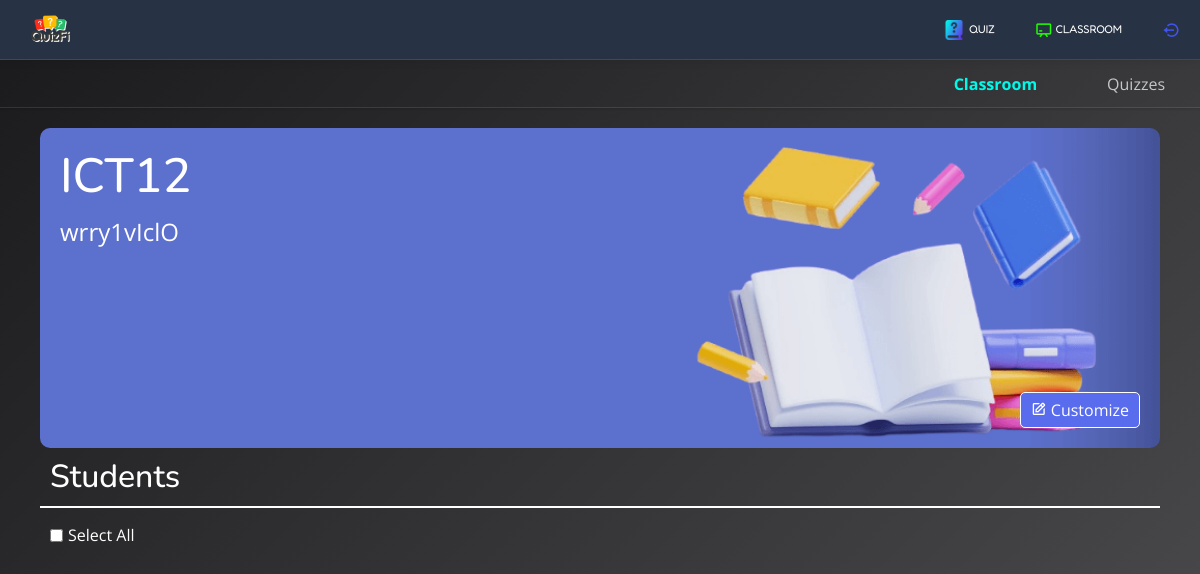
The page /educator/view_classroom.php?roomId=6 (signed in) on the database as committed earlier.
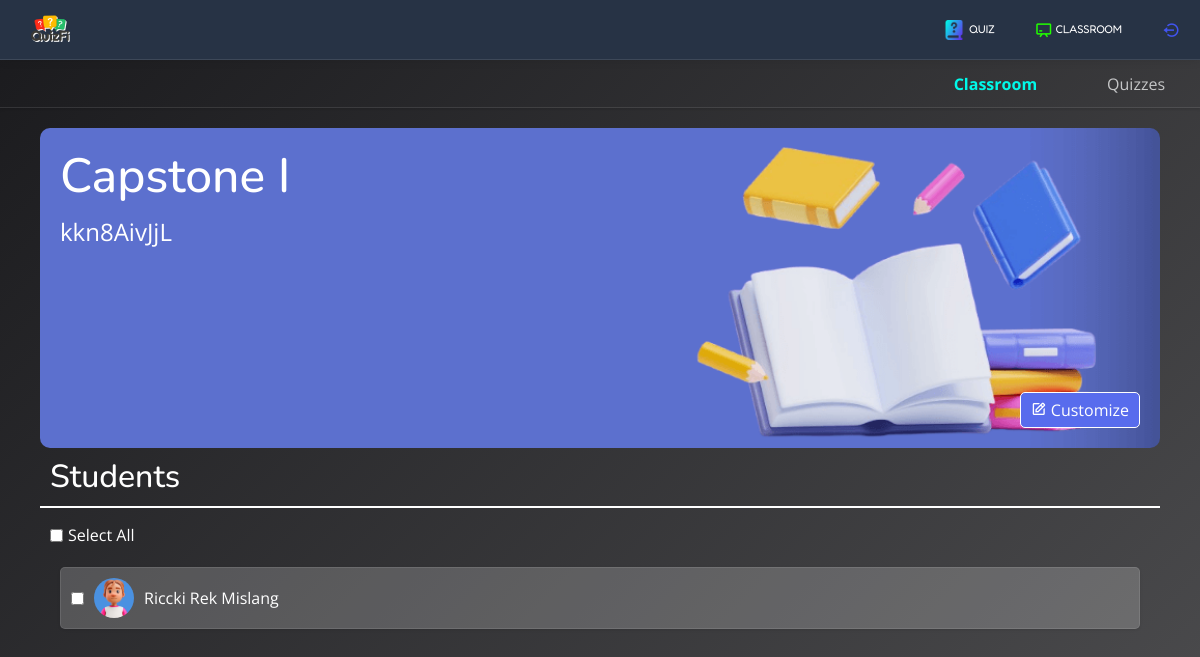
The same page on the database as committed later.
### tables this page shows
CREATE TABLE IF NOT EXISTS `classroom` (
  `classroom_id` int NOT NULL AUTO_INCREMENT,
  `user_id` int NOT NULL,
  `classroom_code` varchar(255) DEFAULT NULL,
  `classroom_name` varchar(255) NOT NULL,
  `classroom_desc` text NOT NULL,
  `profile_path` text,
  PRIMARY KEY (`classroom_id`),
  KEY `user_id` (`user_id`)
);

CREATE TABLE IF NOT EXISTS `student_classroom` (
  `student_classroom_id` int NOT NULL AUTO_INCREMENT,
  `classroom_id` int NOT NULL,
  `student_id` int NOT NULL,
  PRIMARY KEY (`student_classroom_id`),
  KEY `student_id` (`student_id`),
  KEY `classroom_id` (`classroom_id`)
);

CREATE TABLE IF NOT EXISTS `students` (
  `student_id` int NOT NULL AUTO_INCREMENT,
  `user_id` int NOT NULL,
  `lastname` varchar(255) NOT NULL,
  `firstname` varchar(255) NOT NULL,
  `year` varchar(255) NOT NULL,
  `department` varchar(255) NOT NULL,
  `score` int NOT NULL DEFAULT '0',
  `duration` int NOT NULL DEFAULT '0',
  `status` enum('active','inactive') NOT NULL DEFAULT 'inactive',
  `start_time` timestamp NOT NULL,
  `ranking_id` int DEFAULT NULL,
  `ip_address` varchar(255) DEFAULT NULL,
  `profile_path` text,
  PRIMARY KEY (`student_id`),
  UNIQUE KEY `ranking_id` (`ranking_id`),
  KEY `user_id` (`user_id`)
);

### educator/view_classroom.php (the view, shortened to what this page needs)
<?php
include_once 'includes/header.php';
include_once 'includes/session.php';
?>
<link rel="stylesheet" href="css/view_classroom.css">
<body>
    <header id="header" class="header">
        <?php include_once 'includes/nav-top.php' ?>
    </header>
    <main id="main" class="main">
        <div class="top-bar">
            <div class="menu-nav">
                <ul>
                    <li><a href="#" class="active" id="room">Classroom</a></li>
                    <li><a href="#" id="quizzes">Quizzes</a></li>
                </ul>
            </div>
        </div>
        <div class="content">
            <?php
            $classroom_id = isset($_GET['roomId']) ? (int) $_GET['roomId'] : 0;
            $rQuery = $conn->prepare("SELECT profile_path, classroom_name, classroom_code FROM classroom WHERE classroom_id = ?");
            $rQuery->bind_param("i", $classroom_id);
            $rQuery->execute();
            $rResult = $rQuery->get_result();
            $rRow = $rResult->fetch_assoc();
            $roomName = $rRow['classroom_name'];
            $roomCode = $rRow['classroom_code'];
            $roomBg = $rRow['profile_path'];
            ?>
            <div class="classroom-content">
                <div class="info-container" style="background-image: url('<?php echo ($roomBg) ? $roomBg : 'assets/classroom-bg/general-bg.png'; ?>');">
                    <div class="room-title">
                        <h1><?= htmlspecialchars($roomName) ?></h1>
                        <div class="subtitle">
                            <span><?= htmlspecialchars($roomCode) ?></span>
                        </div>
                    </div>
                    <button type="button" id="change_background_wallpaper" class="btn btn-primary change-background">
                        <i class="bx bx-edit"></i>
                        Customize
                    </button>
                </div>
                <div class="student-container">
                    <div class="student-title">
                        <h1>Students</h1>
                    </div>
                    <div class="button-group">
                        <div class="form-group">
                            <input type="checkbox" id="select-all-checkbox">
                            <label for="select-all-checkbox">Select All</label>
                        </div>
                    </div>
                    <?php
                    $classroom_id = isset($_GET['roomId']) ? (int) $_GET['roomId'] : 0;
                    $listQuery = $conn->prepare("
                                            SELECT sc.student_id AS student_id, s.profile_path AS profile_path, s.firstname AS firstname, s.lastname AS lastname
                                            FROM student_classroom sc
                                            LEFT JOIN students s ON sc.student_id = s.student_id
                                            WHERE sc.classroom_id = ?
                                        ");
                    $listQuery->bind_param("i", $classroom_id);
                    $listQuery->execute();
                    $listResult = $listQuery->get_result();
                    ?>
                    <div class="student-list">
                        <?php while ($listrow = $listResult->fetch_assoc()): ?>
                            <div class="student-item" data-student-id="<?= htmlspecialchars($listrow['student_id']); ?>">
                                <div class="student-info">
                                    <input type="checkbox" class="student-checkbox">
                                    <img src="<?php echo $listrow ? ($listrow['profile_path'] ?? 'assets/avatars/no-profile.jpg') : 'assets/avatars/no-profile.jpg'; ?>"
                                        alt="Student Profile" class="student-profile">
                                    <span class="student-name"><?= htmlspecialchars($listrow['firstname'] . ' ' . $listrow['lastname']); ?></span>
                                </div>
                            </div>
                        <?php endwhile; ?>
                    </div>
                </div>
            </div>
        </div>
    </main>
</body>

Rows that differ between the two databases and show on the page:
changed classroom: classroom_name "ICT12" → "Capstone I"; classroom_code "wrry1vIclO" → "kkn8AivJjL"
now on this page (row edited): student_classroom: student.profile_path (picture), student.lastname "Riccki Rek Mislang"
